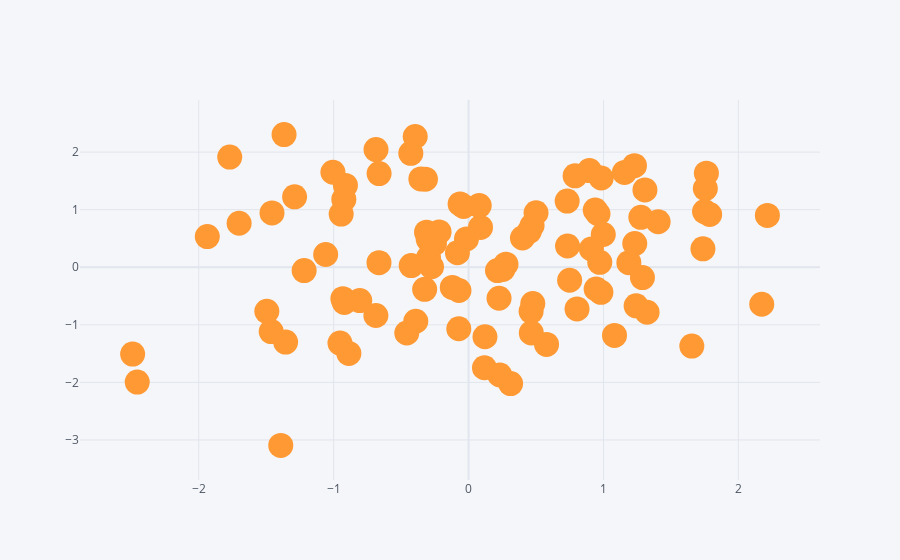

Here is the notebook cell this chart was saved with:
### Code cell
df.iplot(x='A', y='B', mode='markers', size=25)
